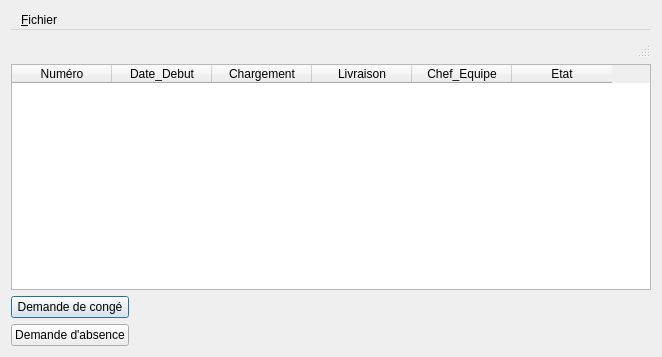
<?xml version="1.0" encoding="UTF-8"?>
<ui version="4.0">
 <class>DialogSalarie</class>
 <widget class="QDialog" name="DialogSalarie">
  <property name="geometry">
   <rect>
    <x>0</x>
    <y>0</y>
    <width>662</width>
    <height>357</height>
   </rect>
  </property>
  <property name="windowTitle">
   <string>MainWindow</string>
  </property>
  <layout class="QVBoxLayout" name="verticalLayout_4">
   <item>
    <widget class="QMenuBar" name="menubar">
     <widget class="QMenu" name="menu_Fichier">
      <property name="title">
       <string>&amp;Fichier</string>
      </property>
      <addaction name="action_Quitter"/>
     </widget>
     <addaction name="menu_Fichier"/>
    </widget>
   </item>
   <item>
    <widget class="QStatusBar" name="statusbar"/>
   </item>
   <item>
    <layout class="QHBoxLayout" name="horizontalLayout_2">
     <item>
      <layout class="QVBoxLayout" name="verticalLayout_3">
       <item>
        <widget class="QTableWidget" name="tableWidgetSalarie">
         <column>
          <property name="text">
           <string>Numéro</string>
          </property>
         </column>
         <column>
          <property name="text">
           <string>Date_Debut</string>
          </property>
         </column>
         <column>
          <property name="text">
           <string>Chargement</string>
          </property>
         </column>
         <column>
          <property name="text">
           <string>Livraison</string>
          </property>
         </column>
         <column>
          <property name="text">
           <string>Chef_Equipe</string>
          </property>
         </column>
         <column>
          <property name="text">
           <string>Etat</string>
          </property>
         </column>
        </widget>
       </item>
       <item>
        <layout class="QHBoxLayout" name="horizontalLayout">
         <item>
          <layout class="QVBoxLayout" name="verticalLayout">
           <item>
            <widget class="QPushButton" name="pushButtonDemandeConge">
             <property name="text">
              <string>Demande de congé</string>
             </property>
            </widget>
           </item>
           <item>
            <widget class="QPushButton" name="pushButtonDemandeAbsence">
             <property name="text">
              <string>Demande d'absence</string>
             </property>
            </widget>
           </item>
          </layout>
         </item>
         <item>
          <layout class="QVBoxLayout" name="verticalLayout_2">
           <item>
            <spacer name="horizontalSpacer">
             <property name="orientation">
              <enum>Qt::Horizontal</enum>
             </property>
             <property name="sizeHint" stdset="0">
              <size>
               <width>468</width>
               <height>20</height>
              </size>
             </property>
            </spacer>
           </item>
           <item>
            <spacer name="horizontalSpacer_2">
             <property name="orientation">
              <enum>Qt::Horizontal</enum>
             </property>
             <property name="sizeHint" stdset="0">
              <size>
               <width>478</width>
               <height>20</height>
              </size>
             </property>
            </spacer>
           </item>
          </layout>
         </item>
        </layout>
       </item>
      </layout>
     </item>
    </layout>
   </item>
  </layout>
  <action name="action_Quitter">
   <property name="text">
    <string>&amp;Quitter</string>
   </property>
  </action>
 </widget>
 <resources/>
 <connections/>
</ui>
